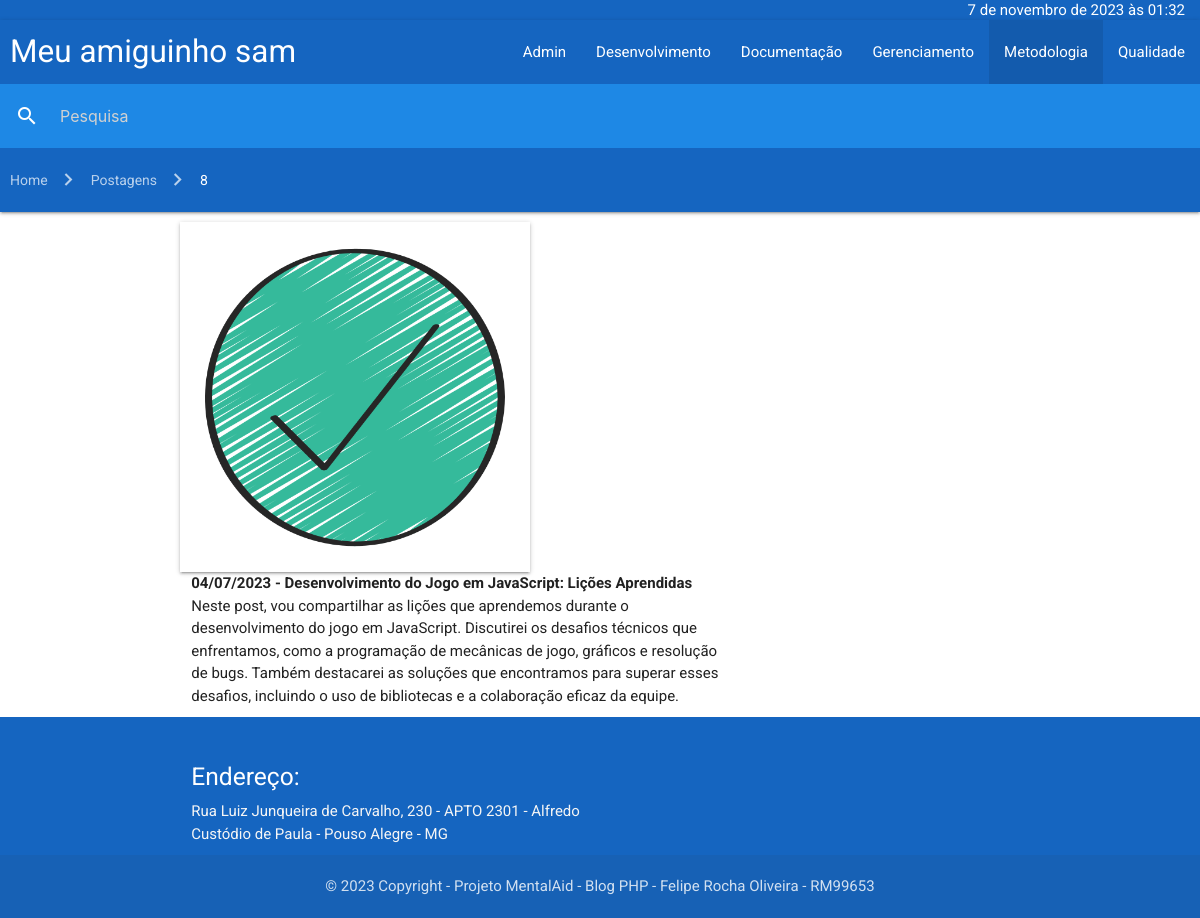
Screenshot of /posts/?id=8 with the database file from the repository.
### tables this page shows
CREATE TABLE `categories` (
  `id` bigint(20) NOT NULL AUTO_INCREMENT,
  `name` varchar(100) NOT NULL,
  PRIMARY KEY (`id`)
);

CREATE TABLE `posts` (
  `id` bigint(20) NOT NULL AUTO_INCREMENT,
  `title` varchar(100) NOT NULL,
  `category_id` bigint(20) NOT NULL,
  `date_publication` date NOT NULL,
  `content` longtext NOT NULL,
  `image` varchar(150) NOT NULL,
  PRIMARY KEY (`id`),
  KEY `posts_FK` (`category_id`),
  CONSTRAINT `posts_FK` FOREIGN KEY (`category_id`) REFERENCES `categories` (`id`) ON UPDATE CASCADE
);

### core/DateFormat.php (called while the page is built, shortened)
<?php
class DateFormat
{
    private DateTime $date;
    private string $locale;
    private string $timezone;
    public function __construct(string $date = 'now')
    {
        $this->date = new DateTime($date);
    }
    public function setLocale(string $locale): void
    {
        $this->locale = $locale;
    }
    public function setTimezone(string $timezone): void
    {
        $this->timezone = $timezone;
    }
    public function formatFullDatetime(): string
    {
        $formatter = new IntlDateFormatter(
            $this->locale,
            IntlDateFormatter::LONG,
            IntlDateFormatter::SHORT,
            $this->timezone,
            IntlDateFormatter::GREGORIAN
        );
        return $formatter->format($this->date);
    }
    public function formatDate(): string
    {
        $formatter = new IntlDateFormatter(
            $this->locale,
            IntlDateFormatter::SHORT,
            IntlDateFormatter::NONE,
            $this->timezone,
            IntlDateFormatter::GREGORIAN
        );
        return $formatter->format($this->date);
    }
}

### core/Database.php (called while the page is built, shortened)
<?php
class Database
{
    private string $dbName;
    private string $dbHost;
    private string $dbUser;
    private string $dbPass;
    public function __construct()
    {
        $this->dbName = getenv('DB_DATABASE');
        $this->dbHost = getenv('DB_HOST');
        $this->dbUser = getenv('DB_USERNAME');
        $this->dbPass = getenv('DB_PASSWORD');
    }
    public function query(string $query, array $attributes = [], bool $isSelect = false): object
    {
        $pdo = $this->connect();
        try {
            $pdo->beginTransaction();
            $dbConnect = $pdo->prepare($query, [PDO::ATTR_CURSOR => PDO::CURSOR_FWDONLY]);
            $dbConnect->execute($attributes);
            $success = $pdo->commit();
            if ($isSelect) {
                $data = $dbConnect->fetchAll(PDO::FETCH_CLASS);
                return $this->response($success, $data);
            }
            return $this->response($success);
        } catch (PDOException $exception) {
            $pdo->rollBack();
            return $this->response(false, [], $exception->getMessage());
        }
    }
    private function connect(): PDO
    {
        return new PDO($this->getDsn(), $this->dbUser, $this->dbPass);
    }
    private function getDsn(): string
    {
        return "mysql:dbname=$this->dbName;host=$this->dbHost";
    }
    private function response(bool $success = false, array $data = [], string $error = ''): object
    {
        return (object) [
            "success" => $success,
            "data" => $data,
            "error" => $error
        ];
    }
}

### core/Categories.php (called while the page is built, shortened)
<?php
class Categories
{
    private Database $DB;
    private array $categories;
    public function __construct()
    {
        $this->DB = new Database();
        $this->setCategories();
    }
    private function setCategories(): void
    {
        $response = $this->DB->query('SELECT * FROM categories ORDER BY name ASC', [], true);
        $this->categories = $response->data;
    }
    public function getAll(): array
    {
        return $this->categories;
    }
}

### core/Users.php (called while the page is built, shortened)
<?php
class Users
{
    private Database $DB;
    public function __construct()
    {
        $this->DB = new Database();
        $this->setCategories();
    }
    private function setCategories(): void
    {
        $response = $this->DB->query('SELECT * FROM users ORDER BY name ASC', [], true);
    }
}

### core/Session.php (called while the page is built, shortened)
<?php
class Session
{
    public function __construct()
    {
        $this->users = new Users();
    }
    public function sessionValid(): bool
    {
        if (empty($_SESSION['isLogged']) || empty($_SESSION['expireIn'])) {
            return false;
        }
        $now = new DateTime();
        $diff = $now->diff($_SESSION['expireIn']);
        return $diff->h <= 8;
    }
}

### core/Posts.php (called while the page is built, shortened)
<?php
class Posts
{
    private Database $DB;
    private array $posts;
    public function __construct()
    {
        $this->DB = new Database();
        $this->setPosts();
    }
    private function setPosts(): void
    {
        $response = $this->DB->query('
            SELECT
                posts.*, categories.name as categoryName
            FROM posts
                INNER JOIN categories ON categories.id = posts.category_id
            ORDER BY date_publication DESC
        ', [], true);
        $this->posts = $response->data;
    }
    public function getOneById(string $id): object
    {
        foreach ($this->posts as $post) {
            if ($id == $post->id ) {
                return $post;
            }
        }
        return (object)[];
    }
}

### posts/post.php (the view)
<div class="container">
<?php
try {
    $postsModel = new \App\core\Posts();
    $post = $postsModel->getOneById($_GET['id']);
    $dateFormat = new \App\core\DateFormat($post->date_publication);
    $date = $dateFormat->formatDate();
    echo "
        <div class=\"row\">
            <div class=\"col s4 z-depth-1 center valign-wrapper\" id=\"image-post\">
                <img src=\"/public/images/$post->image\" width=\"300\" height=\"300\">
            </div>
            <div class=\"col s8\">
                <b>$date - $post->title</b><br/>
                <span>$post->content</span>
            </div>
        </div>
    ";
} catch (Exception $exception) {
    include "/var/www/views/empty.php";
}
?>
</div>

### views/header.php
<?php
$categoryModel= new \App\core\Categories();
$categories = $categoryModel->getAll();
$date = new \App\core\DateFormat();
$session = new \App\core\Session();
?>
<header>
    <nav class="nav-wrapper blue darken-3 nav-date">
        <div class="right">
            <?php echo $date->formatFullDatetime(); ?>
        </div>
    </nav>
    <nav>
        <div class="nav-wrapper blue darken-3">
            <a href="/" class="logo brand-logo">Meu amiguinho sam</a>
            <ul id="nav-mobile" class="right hide-on-med-and-down">
                <?php
                foreach ($categories as $category) {
                    $isActive = '';
                    if (isset($_GET['id']) && $_GET['id'] == $category->id) {
                        $isActive = 'active';
                    }
                    echo "<li class=\"$isActive\"><a href=\"/categories/?id=$category->id\">$category->name</a></li>";
                }
                ?>
            </ul>
            <?php
                if ($session->sessionValid()) {
                    $name = $_SESSION['name'];
                    echo "<ul id=\"nav-mobile\" class=\"right hide-on-med-and-down truncate\"><a href=\"/admin/\">$name</a></ul>";
                } else {
                    echo "<ul id=\"nav-mobile\" class=\"right hide-on-med-and-down\"><a href=\"/admin/\">Admin</a></ul>";
                }
            ?>
        </div>
    </nav>
    <?php
        include '/var/www/views/search.php';
        include '/var/www/views/breadcrumbs.php';
    ?>
</header>

### styles/global.css (style rules this page uses)
* { box-sizing: border-box; margin: 0; padding: 0; }
html, body { height: 100%; font-family: 'Roboto', sans-serif; }
a { cursor: pointer; }
.row { margin-bottom: 0 !important; }
.container { margin-top: 10px; margin-bottom: 10px; height: auto !important; }
.logo { margin-left: 10px; }
.nav-date { line-height: 20px !important; height: 20px !important; padding-right: 15px; }
#image-post { display: flex; height: 350px; width: 350px; justify-content: center; }

### rows the page displays
categories: name "Desenvolvimento"
categories: name "Documentação"
categories: name "Gerenciamento"
categories: name "Metodologia"
categories: name "Qualidade"
posts: image (picture), date_publication "04/07/2023", title "Desenvolvimento do Jogo em JavaScript: Lições Aprendidas", content "Neste post, vou compartilhar as lições que aprendemos durante o desenvolvimento do jogo em JavaScript. Discutirei os desafios técnicos que enfrentamos, como a programação de mecânicas de jogo, gráficos e resolução de bugs. Também destacarei as soluções que encontramos para superar esses desafios, incluindo o uso de bibliotecas e a colaboração eficaz da equipe."

### other values shown
$date->formatFullDatetime() "7 de novembro de 2023 às 01:32"
$breadcrumb->description "Home"
$breadcrumb->description "Postagens"
$breadcrumb->description "8"
